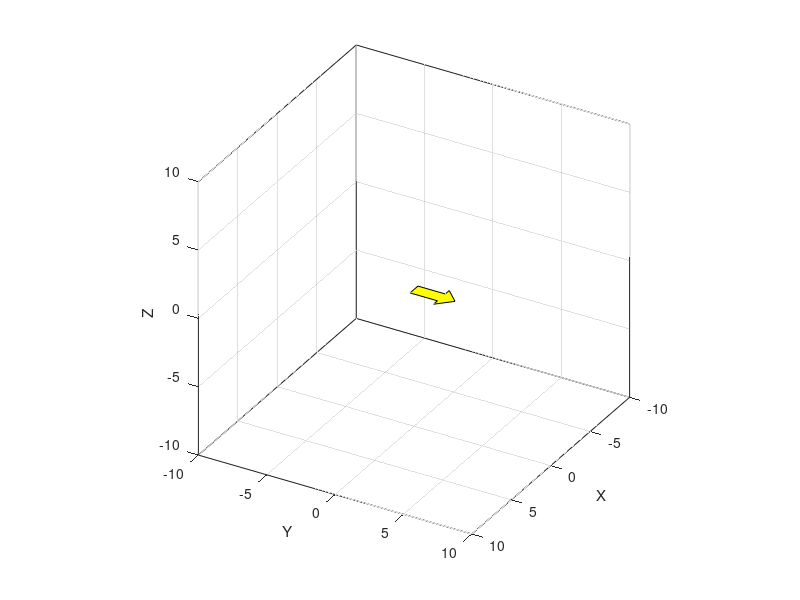

This chart was generated by the following MATLAB code: (Note: this script raises an error after producing the figure.)
close all
clear

P = [0.5   0.5  1    0    -1    -0.5  -0.5
     0     2    2    3    2     2     0
     0     0    0    0    0     0     0
     1     1    1    1    1     1     1
    ];

h = fill3(P(1,:), P(2,:), P(3,:), 'y');

view(120,30);
axis equal;
axis([-10 10 -10 10 -10 10]);
xlabel('X');
ylabel('Y');
zlabel('Z');
grid on;
hold on;

vector = [
    0   0   4     0    0   0
    0   0   0   -pi/2  0   0
    0   0   5     0    0   0
    0   0   0     0   pi/2 0];

Pn = P;
Tbefore = eye(4);
for i = 1:size(vector,1)
    Tbefore = animate(h,P,Tbefore,vector(i,:),50);
end

